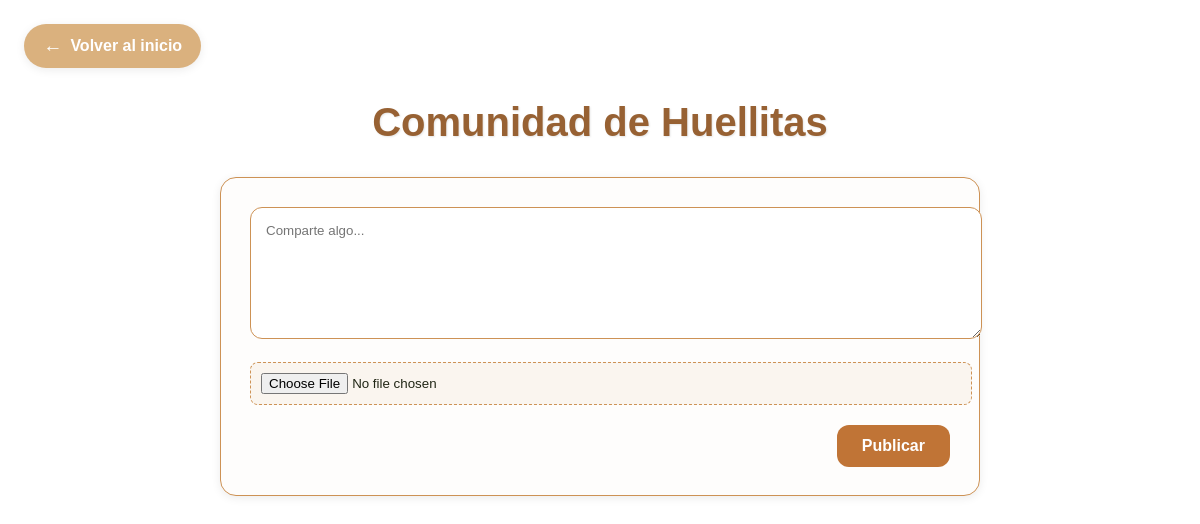
Page /Codigo/comunidad.php (signed in) on the earlier database version.
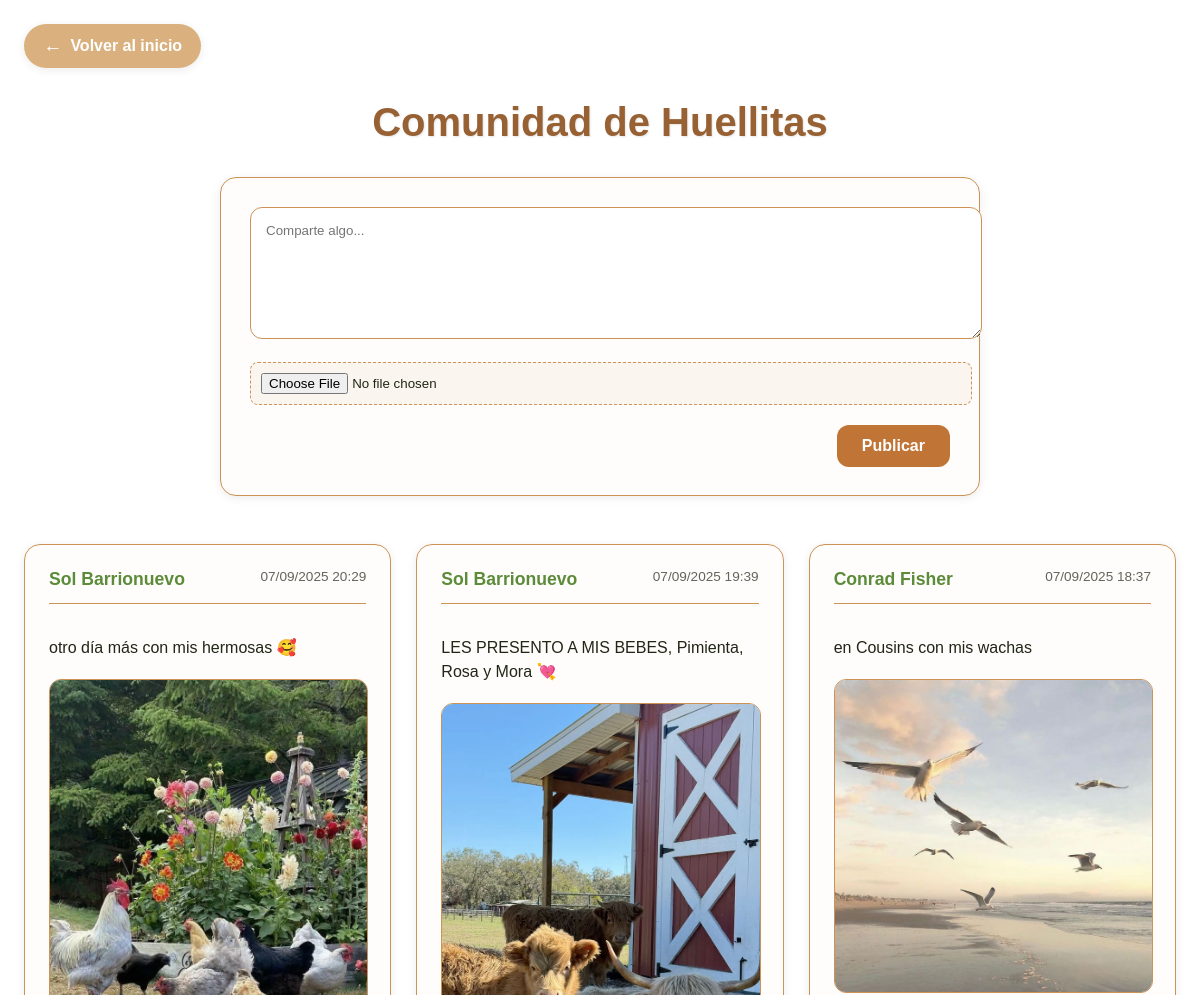
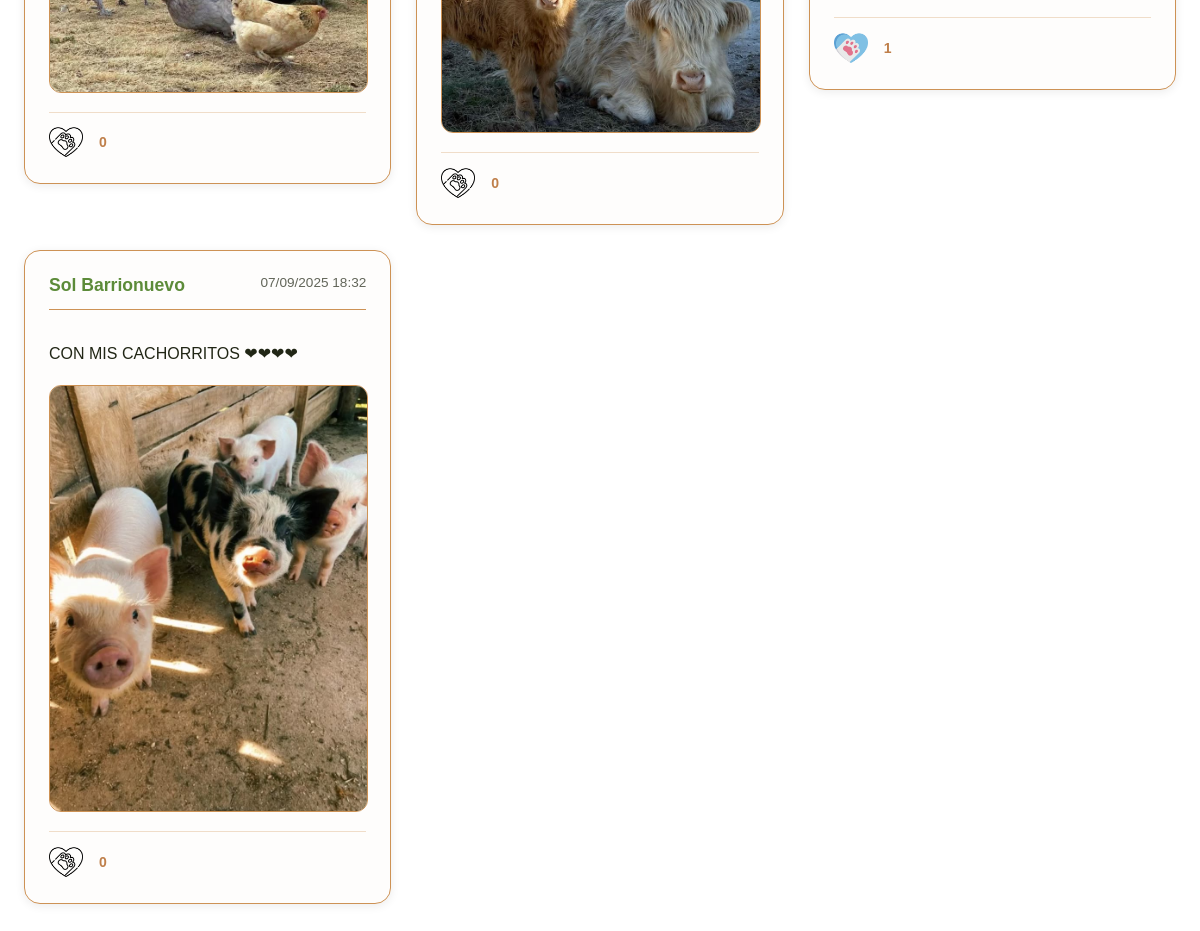
Same page on the later database version (2 pictures, top to bottom).
### tables this page shows
CREATE TABLE `posts` (
  `id` int(11) NOT NULL,
  `usuario_id` int(11) NOT NULL,
  `contenido` text NOT NULL,
  `imagen` varchar(255) DEFAULT NULL,
  `fecha` datetime DEFAULT current_timestamp()
);

CREATE TABLE `usuarios` (
  `id` int(11) NOT NULL,
  `nombre` varchar(50) NOT NULL,
  `apellido` varchar(50) NOT NULL,
  `email` varchar(100) NOT NULL,
  `telefono` varchar(20) DEFAULT NULL,
  `password_hash` varchar(255) NOT NULL,
  `rol` enum('adoptante','refugio','voluntario','hogar_transito','veterinario','donante','admin','dador') DEFAULT 'adoptante',
  `fecha_registro` datetime DEFAULT current_timestamp(),
  `estado` enum('activo','inactivo','baneado') DEFAULT 'activo',
  `foto_perfil` varchar(255) DEFAULT NULL
);

### Codigo/comunidad.php (the view, shortened to what this page needs)
<?php
require_once 'conexion.php';
$porPagina = 10;
$pagina = isset($_GET['p']) ? max(1, (int)$_GET['p']) : 1;
$offset = ($pagina - 1) * $porPagina;
$sql = "SELECT p.id, p.contenido, p.imagen, p.fecha, u.nombre, u.apellido, u.id AS autor,
               (SELECT COUNT(*) FROM likes WHERE post_id=p.id) AS likes,
               (SELECT COUNT(*) FROM likes WHERE post_id=p.id AND usuario_id=" . ($_SESSION['usuario_id'] ?? 0) . ") AS liked
        FROM posts p
        JOIN usuarios u ON p.usuario_id = u.id
        ORDER BY p.fecha DESC
        LIMIT $porPagina OFFSET $offset";
$result = $conn->query($sql);
$posts = $result ? $result->fetch_all(MYSQLI_ASSOC) : [];
?>
<!DOCTYPE html>
<html lang="es">
<head>
  <link rel="stylesheet" href="css/base.css">
  <link rel="stylesheet" href="css/comunidad.css">
  <a href="index.php" class="volver-inicio">
    <span>←</span> Volver al inicio
  </a>
</head>
<body>
<main class="comunidad-container">
  <h1>Comunidad de Huellitas</h1>
  <?php if (isset($_SESSION['usuario_id'])): ?>
  <form class="form-post" method="post" enctype="multipart/form-data">
    <textarea name="contenido" rows="3" placeholder="Comparte algo..." required></textarea>
    <input type="file" name="imagen" accept="image/*">
    <button type="submit">Publicar</button>
  </form>
  <?php else: ?>
  <p><a href="login.php">Inicia sesión</a> para compartir publicaciones.</p>
  <?php endif; ?>
  <section class="feed">
  <?php foreach ($posts as $post): ?>
    <article class="post">
      <header>
        <strong><?= htmlspecialchars($post['nombre'].' '.$post['apellido']) ?></strong>
        <small><?= date("d/m/Y H:i", strtotime($post['fecha'])) ?></small>
      </header>
      <p><?= nl2br(htmlspecialchars($post['contenido'])) ?></p>
      <?php if ($post['imagen']): ?>
        <img class="post-img" src="uploads/<?= htmlspecialchars($post['imagen']) ?>" alt="imagen del post">
      <?php endif; ?>
      <div class="acciones">
        <?php if (isset($_SESSION['usuario_id'])): ?>
          <button class="like-btn" data-id="<?= $post['id'] ?>">
            <img src="imagenes/<?= $post['liked'] ? 'like.png' : 'unlike.png' ?>" alt="like">
          </button>
          <span class="likes-count" data-id="<?= $post['id'] ?>"><?= $post['likes'] ?></span>
        <?php else: ?>
          <span class="likes-count" data-id="<?= $post['id'] ?>"><?= $post['likes'] ?></span>
        <?php endif; ?>
      </div>
    </article>
  <?php endforeach; ?>
  </section>
</main>
</body>
</html>

### Codigo/css/base.css (style rules this page uses)
:root { --color-primario: #dab17e; --color-secundario: #fefdfc; --color-fondo: #fffff; --color-texto: #212615; --color-acento: #5c8b39; --color-acento2: #bf7f4a; --color-titulo: #976133; --color-borde: #cd9255; --color-hover: #636a2f; --color-boton: #c07436; --color-boton-hover: #33511c; --color-suave: #87b35c; }
body { background-color: var(--color-fondo); font-family: 'Baloo 2', sans-serif; color: var(--color-texto); margin: 0; padding: 0; }

### Codigo/css/comunidad.css (style rules this page uses)
:root { --color-primario: #dab17e; --color-secundario: #fefdfc; --color-fondo: #ffff; --color-texto: #212615; --color-acento: #5c8b39; --color-acento2: #bf7f4a; --color-titulo: #976133; --color-borde: #cd9255; --color-hover: #636a2f; --color-boton: #c07436; --color-boton-hover: #33511c; --color-suave: #87b35c; --sombra-suave: 0 2px 10px rgba(0, 0, 0, 0.08); --sombra-hover: 0 5px 15px rgba(0, 0, 0, 0.12); }
body { background-color: var(--color-fondo); font-family: 'Baloo 2', sans-serif; color: var(--color-texto); margin: 0; padding: 0; }
.volver-inicio { display: inline-flex; align-items: center; margin: 1.5rem; padding: 0.7rem 1.2rem; background-color: var(--color-primario); color: white; text-decoration: none; border-radius: 25px; font-weight: 600; transition: all 0.3s ease; box-shadow: var(--sombra-suave); }
.volver-inicio span { margin-right: 0.5rem; font-size: 1.2rem; }
.comunidad-container { max-width: 1400px; margin: 0 auto; padding: 0 1.5rem 2rem; }
.comunidad-container h1 { color: var(--color-titulo); text-align: center; margin: 0.5rem 0 2rem; font-size: 2.5rem; text-shadow: 1px 1px 2px rgba(0,0,0,0.1); }
.form-post { background-color: var(--color-secundario); border-radius: 16px; padding: 1.8rem; margin: 0 auto 3rem; box-shadow: var(--sombra-suave); border: 1px solid var(--color-borde); max-width: 700px; }
.form-post textarea { width: 100%; padding: 15px; border: 1px solid var(--color-borde); border-radius: 12px; resize: vertical; font-family: inherit; margin-bottom: 1.2rem; background-color: var(--color-fondo); color: var(--color-texto); min-height: 100px; transition: border-color 0.3s; }
.form-post input[type="file"] { margin-bottom: 1.2rem; width: 100%; padding: 10px; border-radius: 8px; border: 1px dashed var(--color-borde); background-color: rgba(218, 177, 126, 0.1); cursor: pointer; transition: all 0.3s; }
.form-post button { background-color: var(--color-boton); color: white; border: none; padding: 12px 25px; border-radius: 12px; cursor: pointer; font-weight: bold; font-size: 1rem; transition: all 0.3s; display: block; margin-left: auto; }
.feed { display: grid; grid-template-columns: repeat(auto-fill, minmax(300px, 1fr)); gap: 25px; align-items: start; }
.post { background-color: var(--color-secundario); border-radius: 16px; padding: 1.5rem; box-shadow: var(--sombra-suave); border: 1px solid var(--color-borde); transition: all 0.3s ease; break-inside: avoid; margin-bottom: 0; display: flex; flex-direction: column; }
.post header { display: flex; justify-content: space-between; align-items: flex-start; margin-bottom: 1rem; padding-bottom: 0.8rem; border-bottom: 1px solid var(--color-borde); }
.post header strong { color: var(--color-acento); font-size: 1.1rem; margin-right: 10px; }
.post header small { color: var(--color-texto); opacity: 0.7; font-size: 0.85rem; white-space: nowrap; margin-left: 10px; }
.post p { line-height: 1.5; margin-bottom: 1.2rem; white-space: pre-wrap; flex-grow: 1; }
.post-img { width: 100%; border-radius: 12px; margin-bottom: 1.2rem; border: 1px solid var(--color-borde); transition: transform 0.3s; cursor: zoom-in; }
.acciones { display: flex; align-items: center; gap: 12px; flex-wrap: wrap; margin-top: auto; padding-top: 0.8rem; border-top: 1px solid rgba(205, 146, 85, 0.3); }
.likes-count { font-weight: bold; color: var(--color-acento2); font-size: 1.1rem; display: flex; align-items: center; gap: 5px; }
.like-btn { background-color: transparent; border: 1px solid var(--color-borde); padding: 6px 12px; border-radius: 20px; cursor: pointer; color: var(--color-texto); transition: all 0.3s; display: flex; align-items: center; gap: 5px; font-size: 0.9rem; }
.post { animation: fadeIn 0.5s ease forwards; }

### Codigo/comunidad.php (style rules this page uses)
.like-btn { background:none;border:none;cursor:pointer;padding:0; }
.like-btn img { width:34px;height:34px;vertical-align:middle; }
.likes-count { margin-left:4px;font-size:14px; }

Differences in the rows shown:
added posts: usuario.apellido "Sol Barrionuevo", fecha "07/09/2025 20:29", contenido "otro día más con mis hermosas 🥰", imagen (picture), likes "0"
added posts: usuario.apellido "Sol Barrionuevo", fecha "07/09/2025 19:39", contenido "LES PRESENTO A MIS BEBES, Pimienta, Rosa y Mora 💘", imagen (picture), likes "0"
added posts: usuario.apellido "Conrad Fisher", fecha "07/09/2025 18:37", contenido "en Cousins con mis wachas", imagen (picture), likes "1"
added posts: usuario.apellido "Sol Barrionuevo", fecha "07/09/2025 18:32", contenido "CON MIS CACHORRITOS ❤❤❤❤", imagen (picture), likes "0"
